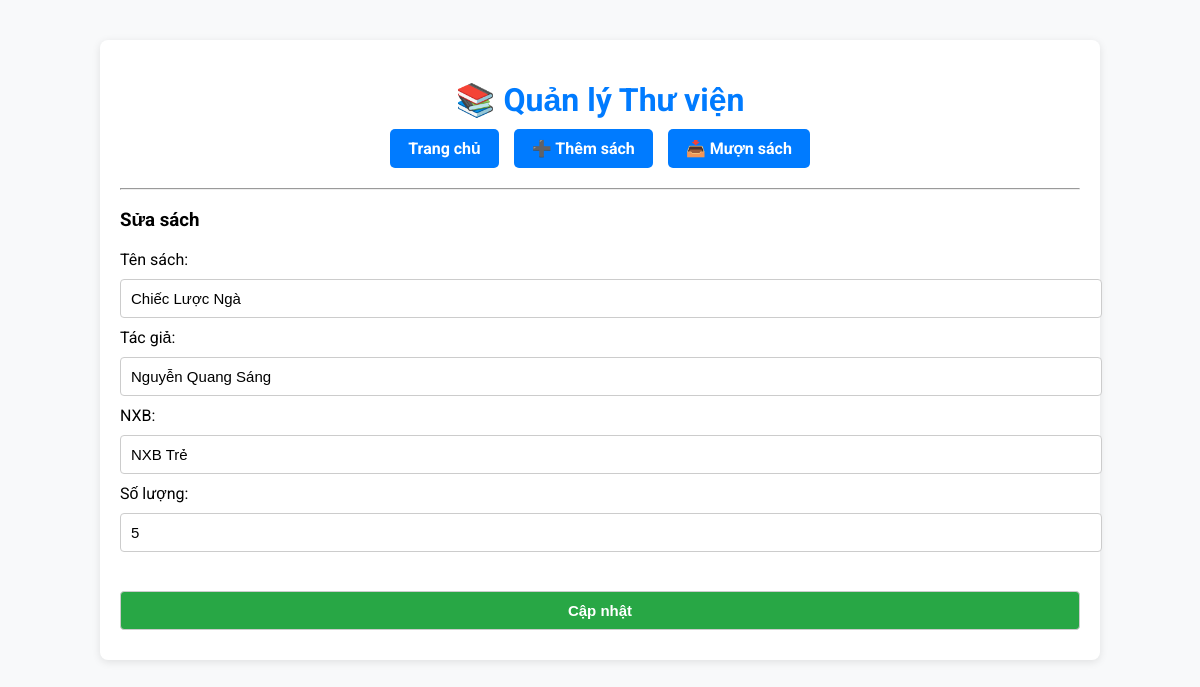
The app's page /edit_book.php?id=S004 with its own data.
### tables this page shows
CREATE TABLE `sach` (
  `MaSach` varchar(10) NOT NULL,
  `TenSach` varchar(200) NOT NULL,
  `TacGia` varchar(100) DEFAULT NULL,
  `NXB` varchar(100) DEFAULT NULL,
  `SoLuong` int(11) NOT NULL CHECK (`SoLuong` >= 0)
);

### edit_book.php (the view, shortened to what this page needs)
<?php include 'db.php';
include 'includes/header.php';
$id = $_GET['id'];
$row = $conn->query("SELECT * FROM Sach WHERE MaSach='$id'")->fetch_assoc();
?>
<h3>Sửa sách</h3>
<form method="post">
    Tên sách: <input name="ten" value="<?= $row['TenSach'] ?>"><br>
    Tác giả: <input name="tacgia" value="<?= $row['TacGia'] ?>"><br>
    NXB: <input name="nxb" value="<?= $row['NXB'] ?>"><br>
    Số lượng: <input name="soluong" type="number" value="<?= $row['SoLuong'] ?>"><br><br>
    <button type="submit">Cập nhật</button>
</form>
</body>
</html>

### assets/style.css (style rules this page uses)
body { font-family: Arial; margin: 20px; background: #f2f2f2; }
body { font-family: 'Roboto', sans-serif; background: #f8f9fa; margin: 0; padding: 0; }
form input, form button { padding: 10px; margin-top: 10px; margin-bottom: 10px; width: 100%; border-radius: 4px; border: 1px solid #ccc; font-size: 15px; }
form button { background: #28a745; color: white; font-weight: bold; cursor: pointer; }

### records on screen
sach: ten "Chiếc Lược Ngà", tacgia "Nguyễn Quang Sáng", nxb "NXB Trẻ", soluong "5"
